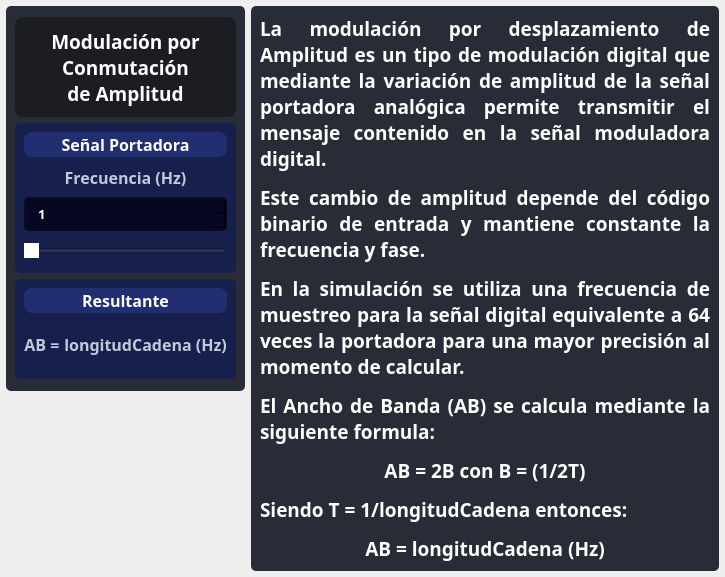
                  <widget class="QWidget" name="page_ask">
                   <layout class="QHBoxLayout" name="horizontalLayout_14">
                    <property name="leftMargin">
                     <number>6</number>
                    </property>
                    <property name="topMargin">
                     <number>6</number>
                    </property>
                    <property name="rightMargin">
                     <number>6</number>
                    </property>
                    <property name="bottomMargin">
                     <number>6</number>
                    </property>
                    <item alignment="Qt::AlignTop">
                     <widget class="QFrame" name="frame_4">
                      <property name="minimumSize">
                       <size>
                        <width>180</width>
                        <height>385</height>
                       </size>
                      </property>
                      <property name="maximumSize">
                       <size>
                        <width>280</width>
                        <height>16777215</height>
                       </size>
                      </property>
                      <property name="styleSheet">
                       <string notr="true">background-color: rgb(39, 44, 54);
border-radius: 5px;</string>
                      </property>
                      <property name="frameShape">
                       <enum>QFrame::StyledPanel</enum>
                      </property>
                      <property name="frameShadow">
                       <enum>QFrame::Raised</enum>
                      </property>
                      <layout class="QVBoxLayout" name="verticalLayout_12">
                       <item>
                        <layout class="QVBoxLayout" name="verticalLayout_25">
                         <property name="spacing">
                          <number>6</number>
                         </property>
                         <item>
                          <widget class="QLabel" name="label_title_bar_top_2">
                           <property name="sizePolicy">
                            <sizepolicy hsizetype="Preferred" vsizetype="Preferred">
                             <horstretch>0</horstretch>
                             <verstretch>0</verstretch>
                            </sizepolicy>
                           </property>
                           <property name="maximumSize">
                            <size>
                             <width>16777215</width>
                             <height>100</height>
                            </size>
                           </property>
                           <property name="font">
                            <font>
                             <family>Satoshi Black</family>
                             <pointsize>14</pointsize>
                             <weight>75</weight>
                             <italic>false</italic>
                             <bold>true</bold>
                             <underline>false</underline>
                             <strikeout>false</strikeout>
                             <kerning>true</kerning>
                            </font>
                           </property>
                           <property name="cursor">
                            <cursorShape>ArrowCursor</cursorShape>
                           </property>
                           <property name="styleSheet">
                            <string notr="true">QLabel{
background-color: rgb(27, 29, 35);
border: 0px solid ;
border-radius: 8px;
color: white;
}</string>
                           </property>
                           <property name="text">
                            <string>Modulación por
Conmutación
de Amplitud</string>
                           </property>
                           <property name="scaledContents">
                            <bool>true</bool>
                           </property>
                           <property name="alignment">
                            <set>Qt::AlignCenter</set>
                           </property>
                           <property name="wordWrap">
                            <bool>false</bool>
                           </property>
                          </widget>
                         </item>
                         <item>
                          <widget class="QFrame" name="frame_5">
                           <property name="maximumSize">
                            <size>
                             <width>16777215</width>
                             <height>150</height>
                            </size>
                           </property>
                           <property name="styleSheet">
                            <string notr="true">background-color: rgb(23, 32, 77);
border-radius: 5px;</string>
                           </property>
                           <property name="frameShape">
                            <enum>QFrame::StyledPanel</enum>
                           </property>
                           <property name="frameShadow">
                            <enum>QFrame::Raised</enum>
                           </property>
                           <layout class="QVBoxLayout" name="verticalLayout_14">
                            <item>
                             <widget class="QLabel" name="label_top_info_4">
                              <property name="minimumSize">
                               <size>
                                <width>0</width>
                                <height>10</height>
                               </size>
                              </property>
                              <property name="maximumSize">
                               <size>
                                <width>16777215</width>
                                <height>25</height>
                               </size>
                              </property>
                              <property name="font">
                               <font>
                                <family>Satoshi Black</family>
                                <pointsize>12</pointsize>
                                <weight>75</weight>
                                <bold>true</bold>
                               </font>
                              </property>
                              <property name="styleSheet">
                               <string notr="true">QLabel{
	background-color: rgb(33, 46, 112);
	border: 0px solid ;
	border-radius: 8px;
	color: white;
}</string>
                              </property>
                              <property name="text">
                               <string>Señal Portadora</string>
                              </property>
                              <property name="alignment">
                               <set>Qt::AlignCenter</set>
                              </property>
                             </widget>
                            </item>
                            <item>
                             <widget class="QLabel" name="label_top_info_5">
                              <property name="minimumSize">
                               <size>
                                <width>0</width>
                                <height>20</height>
                               </size>
                              </property>
                              <property name="maximumSize">
                               <size>
                                <width>16777215</width>
                                <height>30</height>
                               </size>
                              </property>
                              <property name="font">
                               <font>
                                <family>Satoshi</family>
                                <pointsize>12</pointsize>
                                <weight>75</weight>
                                <bold>true</bold>
                               </font>
                              </property>
                              <property name="styleSheet">
                               <string notr="true">color: rgb(191, 203, 217)</string>
                              </property>
                              <property name="text">
                               <string>Frecuencia (Hz)</string>
                              </property>
                              <property name="alignment">
                               <set>Qt::AlignCenter</set>
                              </property>
                             </widget>
                            </item>
                            <item>
                             <widget class="QFrame" name="frame_17">
                              <property name="maximumSize">
                               <size>
                                <width>300</width>
                                <height>50</height>
                               </size>
                              </property>
                              <property name="frameShape">
                               <enum>QFrame::StyledPanel</enum>
                              </property>
                              <property name="frameShadow">
                               <enum>QFrame::Raised</enum>
                              </property>
                              <layout class="QHBoxLayout" name="horizontalLayout_12">
                               <property name="spacing">
                                <number>4</number>
                               </property>
                               <property name="leftMargin">
                                <number>0</number>
                               </property>
                               <property name="topMargin">
                                <number>0</number>
                               </property>
                               <property name="rightMargin">
                                <number>0</number>
                               </property>
                               <property name="bottomMargin">
                                <number>0</number>
                               </property>
                               <item>
                                <widget class="QSpinBox" name="carrierFreqInputASK">
                                 <property name="minimumSize">
                                  <size>
                                   <width>0</width>
                                   <height>25</height>
                                  </size>
                                 </property>
                                 <property name="font">
                                  <font>
                                   <family>Satoshi</family>
                                   <pointsize>10</pointsize>
                                   <weight>75</weight>
                                   <bold>true</bold>
                                  </font>
                                 </property>
                                 <property name="toolTip">
                                  <string/>
                                 </property>
                                 <property name="styleSheet">
                                  <string notr="true">QSpinBox{
	background-color: rgb(5, 7, 35);
	border-radius: 5px;
	border: 2px solid rgb(10, 11, 35);
	padding: 5px;
	padding-left: 10px;
color: white;
}
QSpinBox:hover{
	border: 2px solid rgb(0, 0, 127)
}
QSpinBox QAbstractItemView {
	color: rgb(85, 170, 255);	
	background-color: rgb(27, 29, 35);
	padding: 10px;
	selection-background-color: rgb(27, 29, 35);
}
/*
rgb(27, 29, 35);
rgb(13, 9, 59)
*/

QSpinBox::up-button{
	width: 25px; 
	border-left-width: 3px;
	border-left-color: rgba(39, 44, 54, 150);
	border-left-style: solid;
	border-top-right-radius: 3px;
	border-bottom-right-radius: 3px;	
	background-image: url(:/16x16/icons/16x16/cil-arrow-top.png);
	background-position: center;
	background-repeat: no-reperat;
}

QSpinBox::up-button:hover{
	background-color: rgb(80, 80, 80)
}

QSpinBox::down-button:hover{
	background-color: rgb(80, 80, 80)
}

QSpinBox::down-button{
	width: 25px; 
	border-left-width: 3px;
	border-left-color: rgba(39, 44, 54, 150);
	border-left-style: solid;
	border-top-right-radius: 3px;
	border-bottom-right-radius: 3px;	
	background-image: url(:/16x16/icons/16x16/cil-arrow-bottom.png);
	background-position: center;
	background-repeat: no-reperat;
}</string>
                                 </property>
                                 <property name="minimum">
                                  <number>1</number>
                                 </property>
                                 <property name="maximum">
                                  <number>200</number>
                                 </property>
                                </widget>
                               </item>
                              </layout>
                             </widget>
                            </item>
                            <item>
                             <widget class="QFrame" name="frame_19">
                              <property name="maximumSize">
                               <size>
                                <width>300</width>
                                <height>50</height>
                               </size>
                              </property>
                              <property name="frameShape">
                               <enum>QFrame::StyledPanel</enum>
                              </property>
                              <property name="frameShadow">
                               <enum>QFrame::Raised</enum>
                              </property>
                              <layout class="QHBoxLayout" name="horizontalLayout_17">
                               <property name="spacing">
                                <number>4</number>
                               </property>
                               <property name="leftMargin">
                                <number>0</number>
                               </property>
                               <property name="topMargin">
                                <number>0</number>
                               </property>
                               <property name="rightMargin">
                                <number>0</number>
                               </property>
                               <property name="bottomMargin">
                                <number>0</number>
                               </property>
                               <item>
                                <widget class="QSlider" name="sliderASK">
                                 <property name="styleSheet">
                                  <string notr="true">QSlider::handle:horizontal{
	background: rgb(255, 255, 255);
}</string>
                                 </property>
                                 <property name="minimum">
                                  <number>1</number>
                                 </property>
                                 <property name="maximum">
                                  <number>200</number>
                                 </property>
                                 <property name="tracking">
                                  <bool>false</bool>
                                 </property>
                                 <property name="orientation">
                                  <enum>Qt::Horizontal</enum>
                                 </property>
                                 <property name="tickPosition">
                                  <enum>QSlider::NoTicks</enum>
                                 </property>
                                </widget>
                               </item>
                              </layout>
                             </widget>
                            </item>
                           </layout>
                          </widget>
                         </item>
                         <item>
                          <widget class="QFrame" name="frame_13">
                           <property name="sizePolicy">
                            <sizepolicy hsizetype="Preferred" vsizetype="Fixed">
                             <horstretch>0</horstretch>
                             <verstretch>0</verstretch>
                            </sizepolicy>
                           </property>
                           <property name="minimumSize">
                            <size>
                             <width>0</width>
                             <height>100</height>
                            </size>
                           </property>
                           <property name="maximumSize">
                            <size>
                             <width>16777215</width>
                             <height>100</height>
                            </size>
                           </property>
                           <property name="styleSheet">
                            <string notr="true">background-color: rgb(23, 32, 77);
border-radius: 5px;</string>
                           </property>
                           <property name="frameShape">
                            <enum>QFrame::StyledPanel</enum>
                           </property>
                           <property name="frameShadow">
                            <enum>QFrame::Raised</enum>
                           </property>
                           <layout class="QVBoxLayout" name="verticalLayout_30">
                            <property name="leftMargin">
                             <number>9</number>
                            </property>
                            <item>
                             <widget class="QLabel" name="label_top_info_13">
                              <property name="minimumSize">
                               <size>
                                <width>0</width>
                                <height>20</height>
                               </size>
                              </property>
                              <property name="maximumSize">
                               <size>
                                <width>16777215</width>
                                <height>25</height>
                               </size>
                              </property>
                              <property name="font">
                               <font>
                                <family>Satoshi Black</family>
                                <pointsize>12</pointsize>
                                <weight>75</weight>
                                <bold>true</bold>
                               </font>
                              </property>
                              <property name="styleSheet">
                               <string notr="true">QLabel{
	background-color: rgb(33, 46, 112);
	border: 0px solid ;
	border-radius: 8px;
color: white;
}</string>
                              </property>
                              <property name="text">
                               <string>Resultante</string>
                              </property>
                              <property name="alignment">
                               <set>Qt::AlignCenter</set>
                              </property>
                             </widget>
                            </item>
                            <item>
                             <widget class="QFrame" name="frame_43">
                              <property name="maximumSize">
                               <size>
                                <width>300</width>
                                <height>50</height>
                               </size>
                              </property>
                              <property name="frameShape">
                               <enum>QFrame::StyledPanel</enum>
                              </property>
                              <property name="frameShadow">
                               <enum>QFrame::Raised</enum>
                              </property>
                              <layout class="QHBoxLayout" name="horizontalLayout_37">
                               <property name="spacing">
                                <number>4</number>
                               </property>
                               <property name="leftMargin">
                                <number>0</number>
                               </property>
                               <property name="topMargin">
                                <number>0</number>
                               </property>
                               <property name="rightMargin">
                                <number>0</number>
                               </property>
                               <property name="bottomMargin">
                                <number>0</number>
                               </property>
                               <item>
                                <widget class="QLabel" name="label_top_info_15">
                                 <property name="minimumSize">
                                  <size>
                                   <width>0</width>
                                   <height>20</height>
                                  </size>
                                 </property>
                                 <property name="maximumSize">
                                  <size>
                                   <width>16777215</width>
                                   <height>30</height>
                                  </size>
                                 </property>
                                 <property name="font">
                                  <font>
                                   <family>Satoshi</family>
                                   <pointsize>12</pointsize>
                                   <weight>75</weight>
                                   <bold>true</bold>
                                  </font>
                                 </property>
                                 <property name="styleSheet">
                                  <string notr="true">color: rgb(191, 203, 217)</string>
                                 </property>
                                 <property name="text">
                                  <string>AB =</string>
                                 </property>
                                 <property name="alignment">
                                  <set>Qt::AlignCenter</set>
                                 </property>
                                </widget>
                               </item>
                               <item>
                                <widget class="QLabel" name="label_resultFSK_2">
                                 <property name="minimumSize">
                                  <size>
                                   <width>0</width>
                                   <height>20</height>
                                  </size>
                                 </property>
                                 <property name="maximumSize">
                                  <size>
                                   <width>16777215</width>
                                   <height>30</height>
                                  </size>
                                 </property>
                                 <property name="font">
                                  <font>
                                   <family>Satoshi</family>
                                   <pointsize>12</pointsize>
                                   <weight>75</weight>
                                   <bold>true</bold>
                                  </font>
                                 </property>
                                 <property name="styleSheet">
                                  <string notr="true">color: rgb(191, 203, 217)</string>
                                 </property>
                                 <property name="text">
                                  <string>longitudCadena (Hz)</string>
                                 </property>
                                 <property name="alignment">
                                  <set>Qt::AlignCenter</set>
                                 </property>
                                </widget>
                               </item>
                              </layout>
                             </widget>
                            </item>
                           </layout>
                          </widget>
                         </item>
                        </layout>
                       </item>
                      </layout>
                     </widget>
                    </item>
                    <item>
                     <widget class="QFrame" name="frame">
                      <property name="styleSheet">
                       <string notr="true">background-color: rgb(39, 44, 54);
border-radius: 5px;</string>
                      </property>
                      <property name="frameShape">
                       <enum>QFrame::StyledPanel</enum>
                      </property>
                      <property name="frameShadow">
                       <enum>QFrame::Raised</enum>
                      </property>
                      <layout class="QVBoxLayout" name="verticalLayout_5">
                       <item>
                        <widget class="QFrame" name="textASK">
                         <property name="maximumSize">
                          <size>
                           <width>500</width>
                           <height>16777215</height>
                          </size>
                         </property>
                         <property name="frameShape">
                          <enum>QFrame::StyledPanel</enum>
                         </property>
                         <property name="frameShadow">
                          <enum>QFrame::Raised</enum>
                         </property>
                         <layout class="QVBoxLayout" name="verticalLayout_3">
                          <property name="spacing">
                           <number>0</number>
                          </property>
                          <property name="leftMargin">
                           <number>0</number>
                          </property>
                          <property name="topMargin">
                           <number>0</number>
                          </property>
                          <property name="rightMargin">
                           <number>0</number>
                          </property>
                          <property name="bottomMargin">
                           <number>0</number>
                          </property>
                          <item alignment="Qt::AlignTop">
                           <widget class="QLabel" name="label">
                            <property name="minimumSize">
                             <size>
                              <width>450</width>
                              <height>0</height>
                             </size>
                            </property>
                            <property name="font">
                             <font>
                              <family>Satoshi</family>
                              <pointsize>14</pointsize>
                              <weight>75</weight>
                              <bold>true</bold>
                             </font>
                            </property>
                            <property name="styleSheet">
                             <string notr="true">color: rgb(255, 255, 255);</string>
                            </property>
                            <property name="text">
                             <string>&lt;html&gt;&lt;head/&gt;&lt;body&gt;&lt;p&gt;La modulación por desplazamiento de Amplitud es un tipo de modulación digital que mediante la variación de amplitud de la señal portadora analógica permite transmitir el mensaje contenido en la señal moduladora digital.&lt;/p&gt;&lt;p&gt;Este cambio de amplitud depende del código binario de entrada y mantiene constante la frecuencia y fase.&lt;/p&gt;&lt;p&gt;En la simulación se utiliza una frecuencia de muestreo para la señal digital equivalente a 64 veces la portadora para una mayor precisión al momento de calcular.&lt;/p&gt;&lt;p&gt;El Ancho de Banda (AB) se calcula mediante la siguiente formula:&lt;/p&gt;&lt;p align=&quot;center&quot;&gt;AB = 2B con B = (1/2T)&lt;/p&gt;&lt;p&gt;Siendo T = 1/longitudCadena entonces:&lt;/p&gt;&lt;p align=&quot;center&quot;&gt;AB = longitudCadena (Hz)&lt;/p&gt;&lt;/body&gt;&lt;/html&gt;</string>
                            </property>
                            <property name="scaledContents">
                             <bool>false</bool>
                            </property>
                            <property name="alignment">
                             <set>Qt::AlignJustify|Qt::AlignVCenter</set>
                            </property>
                            <property name="wordWrap">
                             <bool>true</bool>
                            </property>
                           </widget>
                          </item>
                         </layout>
                        </widget>
                       </item>
                      </layout>
                     </widget>
                    </item>
                   </layout>
                  </widget>
